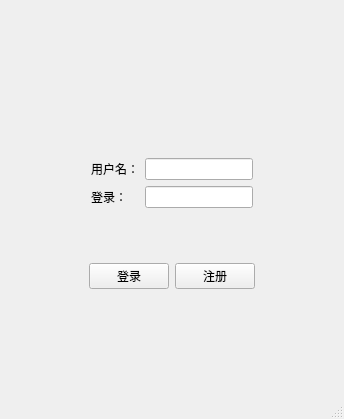
<?xml version="1.0" encoding="UTF-8"?>
<ui version="4.0">
 <class>MainWindow</class>
 <widget class="QMainWindow" name="MainWindow">
  <property name="geometry">
   <rect>
    <x>0</x>
    <y>0</y>
    <width>344</width>
    <height>419</height>
   </rect>
  </property>
  <property name="windowTitle">
   <string>MainWindow</string>
  </property>
  <widget class="QWidget" name="centralwidget">
   <layout class="QGridLayout" name="gridLayout_2">
    <item row="0" column="0">
     <layout class="QVBoxLayout" name="verticalLayout">
      <item>
       <spacer name="verticalSpacer">
        <property name="orientation">
         <enum>Qt::Vertical</enum>
        </property>
        <property name="sizeHint" stdset="0">
         <size>
          <width>20</width>
          <height>40</height>
         </size>
        </property>
       </spacer>
      </item>
      <item>
       <layout class="QHBoxLayout" name="horizontalLayout">
        <item>
         <spacer name="horizontalSpacer">
          <property name="orientation">
           <enum>Qt::Horizontal</enum>
          </property>
          <property name="sizeHint" stdset="0">
           <size>
            <width>40</width>
            <height>20</height>
           </size>
          </property>
         </spacer>
        </item>
        <item>
         <widget class="QLabel" name="label">
          <property name="maximumSize">
           <size>
            <width>160</width>
            <height>90</height>
           </size>
          </property>
          <property name="text">
           <string/>
          </property>
          <property name="pixmap">
           <pixmap>E:/图片/壁纸/Cyberpunk (46).jpg</pixmap>
          </property>
          <property name="scaledContents">
           <bool>true</bool>
          </property>
         </widget>
        </item>
        <item>
         <spacer name="horizontalSpacer_2">
          <property name="orientation">
           <enum>Qt::Horizontal</enum>
          </property>
          <property name="sizeHint" stdset="0">
           <size>
            <width>40</width>
            <height>20</height>
           </size>
          </property>
         </spacer>
        </item>
       </layout>
      </item>
     </layout>
    </item>
    <item row="1" column="0">
     <layout class="QVBoxLayout" name="verticalLayout_2">
      <item>
       <spacer name="verticalSpacer_2">
        <property name="orientation">
         <enum>Qt::Vertical</enum>
        </property>
        <property name="sizeHint" stdset="0">
         <size>
          <width>20</width>
          <height>40</height>
         </size>
        </property>
       </spacer>
      </item>
      <item>
       <layout class="QHBoxLayout" name="horizontalLayout_2">
        <item>
         <spacer name="horizontalSpacer_3">
          <property name="orientation">
           <enum>Qt::Horizontal</enum>
          </property>
          <property name="sizeHint" stdset="0">
           <size>
            <width>30</width>
            <height>20</height>
           </size>
          </property>
         </spacer>
        </item>
        <item>
         <widget class="QWidget" name="widget" native="true">
          <layout class="QGridLayout" name="gridLayout">
           <item row="0" column="0">
            <widget class="QLabel" name="label_2">
             <property name="text">
              <string>用户名：</string>
             </property>
            </widget>
           </item>
           <item row="0" column="1">
            <widget class="QLineEdit" name="lineEdit"/>
           </item>
           <item row="1" column="0">
            <widget class="QLabel" name="label_3">
             <property name="text">
              <string>登录：</string>
             </property>
            </widget>
           </item>
           <item row="1" column="1">
            <widget class="QLineEdit" name="lineEdit_2"/>
           </item>
          </layout>
         </widget>
        </item>
        <item>
         <spacer name="horizontalSpacer_4">
          <property name="orientation">
           <enum>Qt::Horizontal</enum>
          </property>
          <property name="sizeHint" stdset="0">
           <size>
            <width>35</width>
            <height>20</height>
           </size>
          </property>
         </spacer>
        </item>
       </layout>
      </item>
      <item>
       <spacer name="verticalSpacer_3">
        <property name="orientation">
         <enum>Qt::Vertical</enum>
        </property>
        <property name="sizeHint" stdset="0">
         <size>
          <width>20</width>
          <height>40</height>
         </size>
        </property>
       </spacer>
      </item>
     </layout>
    </item>
    <item row="2" column="0">
     <layout class="QHBoxLayout" name="horizontalLayout_3">
      <item>
       <spacer name="horizontalSpacer_5">
        <property name="orientation">
         <enum>Qt::Horizontal</enum>
        </property>
        <property name="sizeHint" stdset="0">
         <size>
          <width>40</width>
          <height>20</height>
         </size>
        </property>
       </spacer>
      </item>
      <item>
       <widget class="QPushButton" name="pushButton">
        <property name="text">
         <string>登录</string>
        </property>
       </widget>
      </item>
      <item>
       <widget class="QPushButton" name="pushButton_2">
        <property name="text">
         <string>注册</string>
        </property>
       </widget>
      </item>
      <item>
       <spacer name="horizontalSpacer_6">
        <property name="orientation">
         <enum>Qt::Horizontal</enum>
        </property>
        <property name="sizeHint" stdset="0">
         <size>
          <width>40</width>
          <height>20</height>
         </size>
        </property>
       </spacer>
      </item>
     </layout>
    </item>
    <item row="3" column="0">
     <spacer name="verticalSpacer_4">
      <property name="orientation">
       <enum>Qt::Vertical</enum>
      </property>
      <property name="sizeHint" stdset="0">
       <size>
        <width>20</width>
        <height>16</height>
       </size>
      </property>
     </spacer>
    </item>
    <item row="4" column="0">
     <widget class="smallwidget" name="widget_2" native="true"/>
    </item>
   </layout>
  </widget>
  <widget class="QStatusBar" name="statusbar"/>
 </widget>
 <customwidgets>
  <customwidget>
   <class>smallwidget</class>
   <extends>QWidget</extends>
   <header location="global">smallwidget.h</header>
   <container>1</container>
  </customwidget>
 </customwidgets>
 <resources/>
 <connections/>
</ui>
